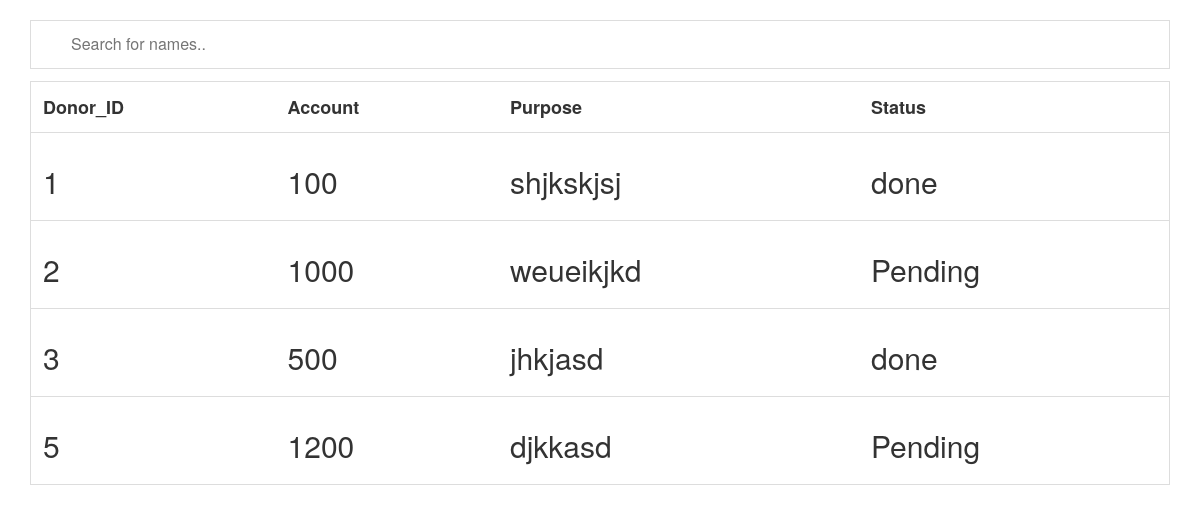
The page /view_donation.php on the database its author committed.
### tables this page shows
CREATE TABLE IF NOT EXISTS `donations` (
  `Id` int(50) NOT NULL AUTO_INCREMENT,
  `Donor_id` int(50) NOT NULL,
  `Amount` int(10) NOT NULL,
  `Purpose` varchar(100) NOT NULL,
  `Status` varchar(200) DEFAULT NULL,
  PRIMARY KEY (`Id`)
);

### view_donation.php (the view, shortened to what this page needs)
<html>
<head>
<link rel="stylesheet" href="https://stackpath.bootstrapcdn.com/bootstrap/3.4.1/css/bootstrap.min.css">
<link rel="stylesheet" href="https://stackpath.bootstrapcdn.com/bootstrap/3.4.1/css/bootstrap-theme.min.css">
</head>
<div class="container" style="margin-top:20px">
<input type="text" id="myInput" onkeyup="myFunction()" placeholder="Search for names.." title="Type in a name">
</div>
<?php
$servername = "localhost";
$username = "root";
$password = "";
$dbname = "Jpmc";
$conn = new mysqli($servername, $username, $password, $dbname);
$sql = "SELECT * FROM donations";
$result = $conn->query($sql);
echo "<div class=\"container\"><table id=\"myTable\">";
echo "<tr>";
    echo "<th>".'Donor_ID'."</th>";
    echo "<th>". 'Account '. "</th>";
    echo "<th>". 'Purpose '. "</th>";
	echo "<th>".' Status '. "</th>";
 echo "</tr>";
if ($result->num_rows > 0) {
    while($row = $result->fetch_assoc()) {
			echo "<tr>";
			echo "<td><h2>" . $row['Donor_id'] . "</h2></td>";
			echo "<td><h2>" . $row['Amount'] . "</h2></td>";
			echo "<td><h2>" . $row['Purpose'] . "</h2></td>";
			echo "<td><h2>" . $row['Status'] . "</h2></td>";
			echo "</tr>";
    }
} else {
    echo "0 results";
}
echo "</table></div>";
?>
</html>

### view_donation.php (style rules this page uses)
* { box-sizing: border-box; }
#myInput { background-image: url('/css/searchicon.png'); background-position: 10px 10px; background-repeat: no-repeat; width: 100%; font-size: 16px; padding: 12px 20px 12px 40px; border: 1px solid #ddd; margin-bottom: 12px; }
#myTable { border-collapse: collapse; width: 100%; border: 1px solid #ddd; font-size: 18px; }
#myTable th, #myTable td { text-align: left; padding: 12px; }
#myTable tr { border-bottom: 1px solid #ddd; }

### rows shown on the page
donations: Donor "1", Amount "100", Purpose "shjkskjsj", Status "done"
donations: Donor "2", Amount "1000", Purpose "weueikjkd", Status "Pending"
donations: Donor "3", Amount "500", Purpose "jhkjasd", Status "done"
donations: Donor "5", Amount "1200", Purpose "djkkasd", Status "Pending"
